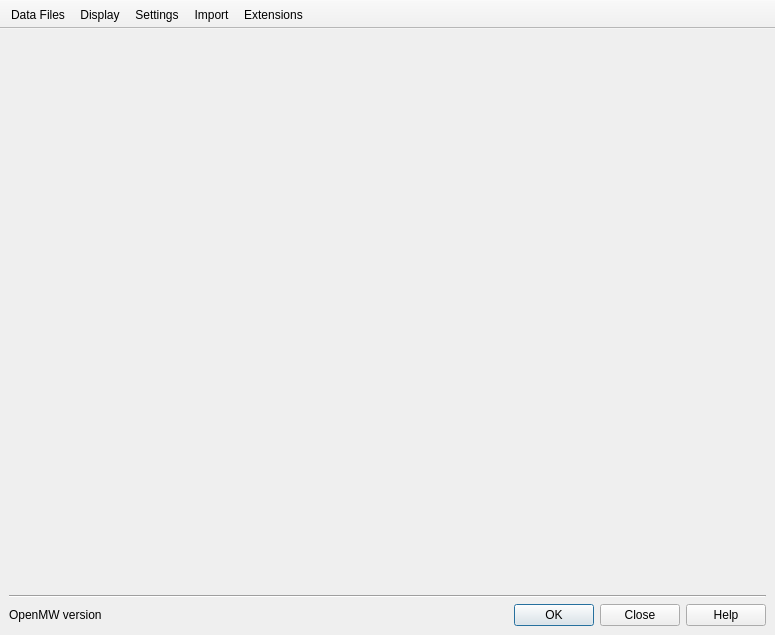
<?xml version="1.0" encoding="UTF-8"?>
<ui version="4.0">
 <class>MainWindow</class>
 <widget class="QMainWindow" name="MainWindow">
  <property name="geometry">
   <rect>
    <x>0</x>
    <y>0</y>
    <width>775</width>
    <height>635</height>
   </rect>
  </property>
  <property name="minimumSize">
   <size>
    <width>775</width>
    <height>635</height>
   </size>
  </property>
  <property name="windowTitle">
   <string>OpenMW Launcher</string>
  </property>
  <property name="windowIcon">
   <iconset resource="../../../files/launcher/launcher.qrc">
    <normaloff>:/images/openmw.png</normaloff>:/images/openmw.png</iconset>
  </property>
  <widget class="QWidget" name="centralwidget">
   <layout class="QVBoxLayout" name="verticalLayout_2">
    <item>
     <widget class="QStackedWidget" name="pagesWidget"/>
    </item>
    <item>
     <widget class="Line" name="line">
      <property name="orientation">
       <enum>Qt::Horizontal</enum>
      </property>
     </widget>
    </item>
    <item>
     <layout class="QHBoxLayout" name="horizontalLayout">
      <item>
       <widget class="QLabel" name="versionLabel">
        <property name="text">
         <string>OpenMW version</string>
        </property>
       </widget>
      </item>
      <item>
       <spacer name="horizontalSpacer">
        <property name="orientation">
         <enum>Qt::Horizontal</enum>
        </property>
        <property name="sizeHint" stdset="0">
         <size>
          <width>40</width>
          <height>20</height>
         </size>
        </property>
       </spacer>
      </item>
      <item alignment="Qt::AlignRight">
       <widget class="QDialogButtonBox" name="buttonBox">
        <property name="standardButtons">
         <set>QDialogButtonBox::Close|QDialogButtonBox::Help|QDialogButtonBox::Ok</set>
        </property>
       </widget>
      </item>
     </layout>
    </item>
   </layout>
  </widget>
  <widget class="QToolBar" name="toolBar">
   <property name="windowTitle">
    <string>toolBar</string>
   </property>
   <property name="layoutDirection">
    <enum>Qt::LeftToRight</enum>
   </property>
   <property name="movable">
    <bool>false</bool>
   </property>
   <property name="iconSize">
    <size>
     <width>48</width>
     <height>48</height>
    </size>
   </property>
   <property name="toolButtonStyle">
    <enum>Qt::ToolButtonTextUnderIcon</enum>
   </property>
   <property name="floatable">
    <bool>false</bool>
   </property>
   <attribute name="toolBarArea">
    <enum>TopToolBarArea</enum>
   </attribute>
   <attribute name="toolBarBreak">
    <bool>false</bool>
   </attribute>
   <addaction name="dataAction"/>
   <addaction name="graphicsAction"/>
   <addaction name="settingsAction"/>
   <addaction name="importAction"/>
   <addaction name="extensionsAction"/>
  </widget>
  <action name="dataAction">
   <property name="checkable">
    <bool>true</bool>
   </property>
   <property name="icon">
    <iconset resource="../../../files/launcher/launcher.qrc">
     <normaloff>:/images/openmw-plugin.png</normaloff>:/images/openmw-plugin.png</iconset>
   </property>
   <property name="text">
    <string>Data Files</string>
   </property>
   <property name="toolTip">
    <string>Allows to setup data files and directories</string>
   </property>
   <property name="statusTip">
    <string/>
   </property>
   <property name="whatsThis">
    <string/>
   </property>
  </action>
  <action name="graphicsAction">
   <property name="checkable">
    <bool>true</bool>
   </property>
   <property name="icon">
    <iconset resource="../../../files/launcher/launcher.qrc">
     <normaloff>:/images/preferences-video.png</normaloff>:/images/preferences-video.png</iconset>
   </property>
   <property name="text">
    <string>Display</string>
   </property>
   <property name="toolTip">
    <string>Allows to change display settings</string>
   </property>
  </action>
  <action name="settingsAction">
   <property name="checkable">
    <bool>true</bool>
   </property>
   <property name="icon">
    <iconset resource="../../../files/launcher/launcher.qrc">
     <normaloff>:/images/preferences.png</normaloff>:/images/preferences.png</iconset>
   </property>
   <property name="text">
    <string>Settings</string>
   </property>
   <property name="toolTip">
    <string>Allows to tweak engine settings</string>
   </property>
  </action>
  <action name="extensionsAction">
   <property name="checkable">
    <bool>true</bool>
   </property>
   <property name="icon">
    <iconset theme="preferences-installer">
     <normaloff>.</normaloff>.</iconset>
   </property>
   <property name="text">
    <string>Extensions</string>
   </property>
   <property name="toolTip">
    <string>Enable or disable extensions, which add native code to the game.</string>
   </property>
  </action>
  <action name="importAction">
   <property name="checkable">
    <bool>true</bool>
   </property>
   <property name="icon">
    <iconset resource="../../../files/launcher/launcher.qrc">
     <normaloff>:/images/preferences-advanced.png</normaloff>:/images/preferences-advanced.png</iconset>
   </property>
   <property name="text">
    <string>Import</string>
   </property>
   <property name="toolTip">
    <string>Allows to import data from original engine</string>
   </property>
  </action>
 </widget>
 <resources>
  <include location="../../../files/launcher/launcher.qrc"/>
 </resources>
 <connections/>
</ui>
